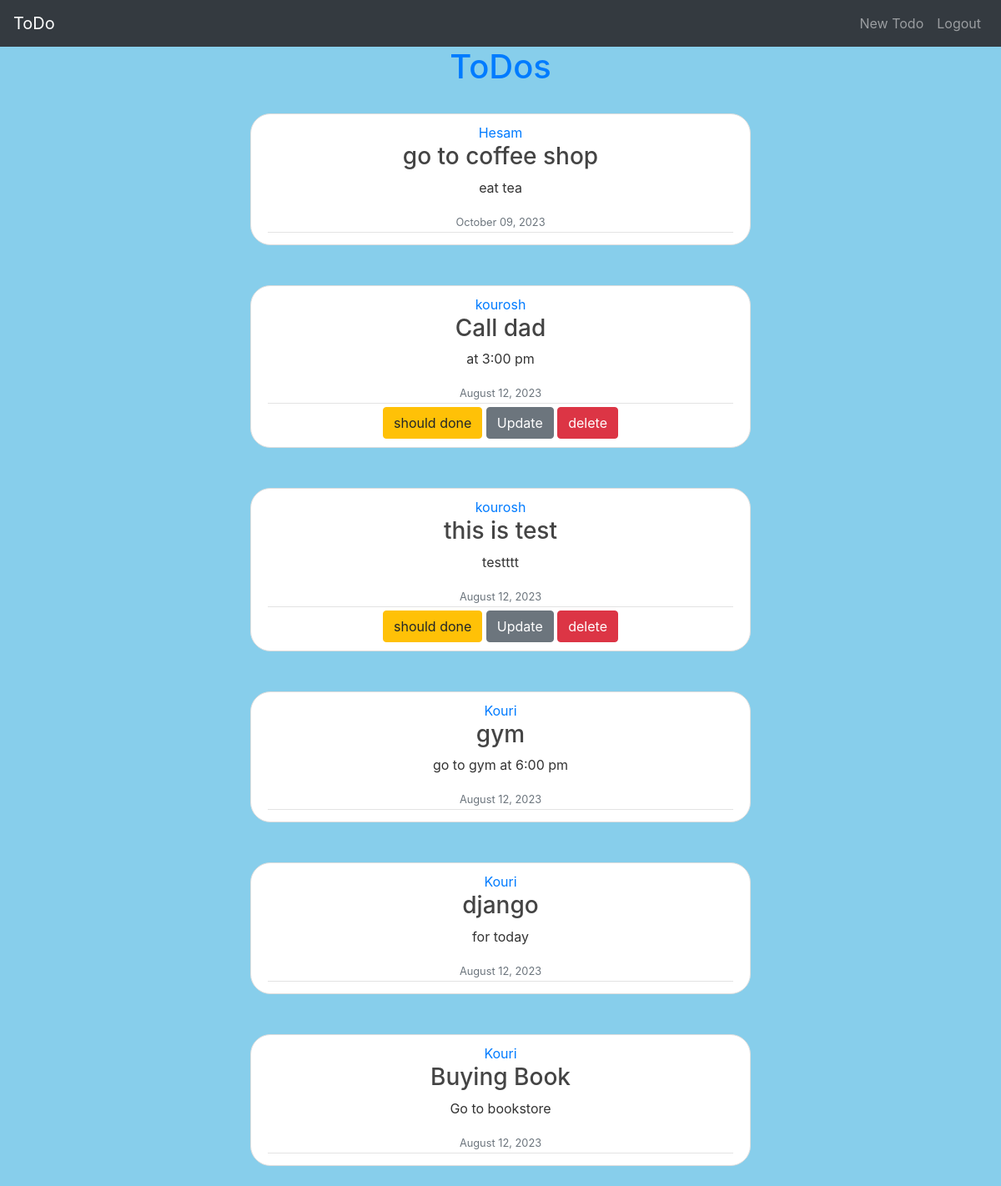
The app's page / (signed in) with its own data.
### todoList/models.py (models this page shows)
class ToDo(models.Model):
    author = models.ForeignKey(User, on_delete=models.CASCADE)
    title = models.CharField(max_length=200)
    content = models.TextField()
    done = models.BooleanField(default=False)
    date = models.DateTimeField(default=timezone.now)

### todoList/views.py (the view)
# urls.py: path('', todo_list, name='todo_list'),
def todo_list(request):
    todos = ToDo.objects.order_by('-date')
    return render(request, 'todoList/todo.html', {'todos': todos})

### todoList/templates/todoList/todo.html (shortened to what this page needs)
{% extends 'blog/base.html' %} {% block content %}
<h1 class="text-center text-primary">ToDos</h1>
{% for todo in todos %}
<div class="row justify-content-center">
  <article
    class="m-4 media content-section text-center"
    style="width: 50vw; border-radius: 1.5rem"
  >
    <div class="media-body">
      <div class="article-metadata">
        <a href="{% url 'user_todo_list' todo.author.username %}"
          >{{ todo.author }}</a
        >
        <h3>{{ todo.title }}</h3>
        <p class="article-content">{{ todo.content }}</p>
        <small class="text-muted">{{ todo.date|date:"F d, Y" }}</small>
      </div>
      {% if user.is_authenticated and user == todo.author %}
      <button
        class="btn btn-warning"
        type="submit"
        name="done"
        id="done"
        onClick="updateBtn(this)"
      >
        should done
      </button>
      <a href="{% url 'update_todo' todo.id %}" class="btn btn-secondary"
        >Update</a
      >
      <a href="{% url 'delete_todo' todo.id %}" class="btn btn-danger"
        >delete</a
      >
      {% endif %}
    </div>
  </article>
</div>
{% endfor %}
{% endblock content %}

### todoList/static/todoList/main.css (style rules this page uses)
body { background: #fafafa; color: #333333; }
h1, h2, h3, h4, h5, h6 { color: #444444; }
.content-section { background: #ffffff; padding: 10px 20px; border: 1px solid #dddddd; border-radius: 3px; margin-bottom: 20px; }
.article-content { white-space: pre-line; }
.article-metadata { padding-bottom: 1px; margin-bottom: 4px; border-bottom: 1px solid #e3e3e3; }

### records on screen
ToDo: author "Hesam", title "go to coffee shop", content "eat tea", date "October 09, 2023"
ToDo: author "kourosh", title "Call dad", content "at 3:00 pm", date "August 12, 2023", shows "should done"
ToDo: author "kourosh", title "this is test", content "testttt", date "August 12, 2023", shows "should done"
ToDo: author "Kouri", title "gym", content "go to gym at 6:00 pm", date "August 12, 2023"
ToDo: author "Kouri", title "django", content "for today", date "August 12, 2023"
ToDo: author "Kouri", title "Buying Book", content "Go to bookstore", date "August 12, 2023"
